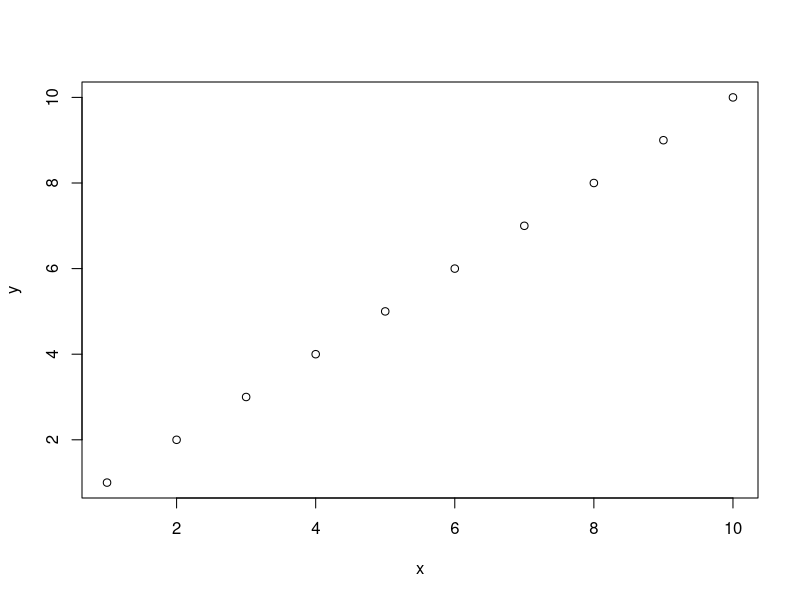
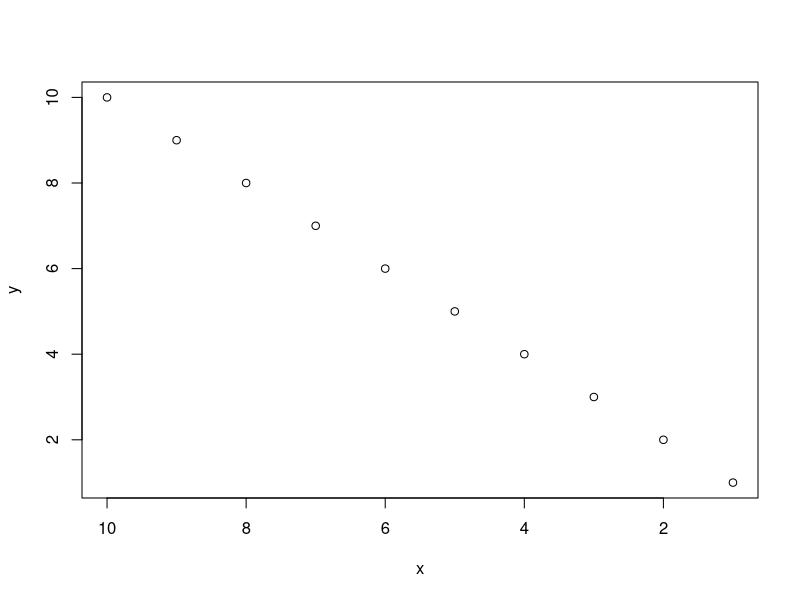
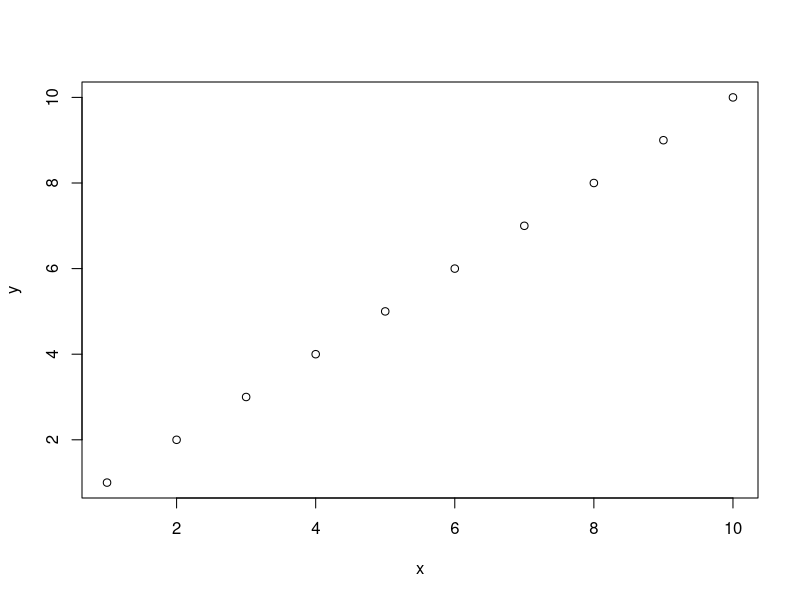
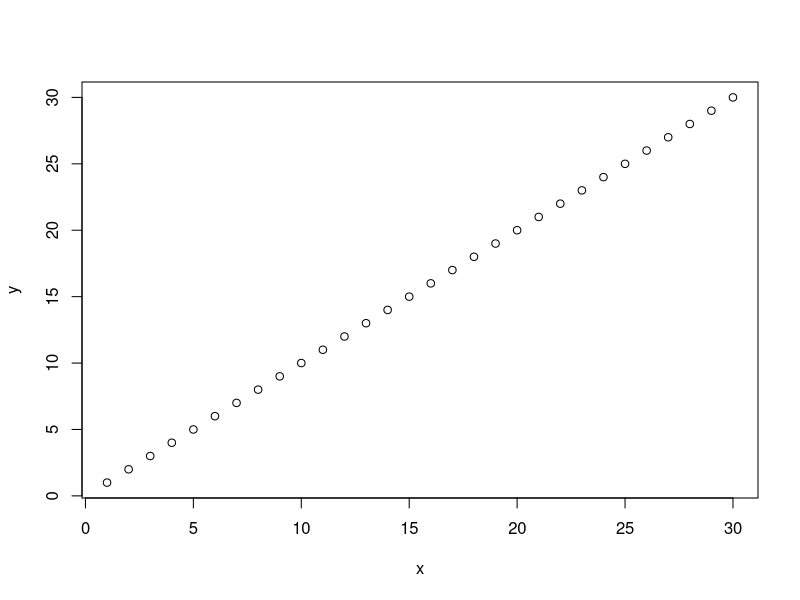
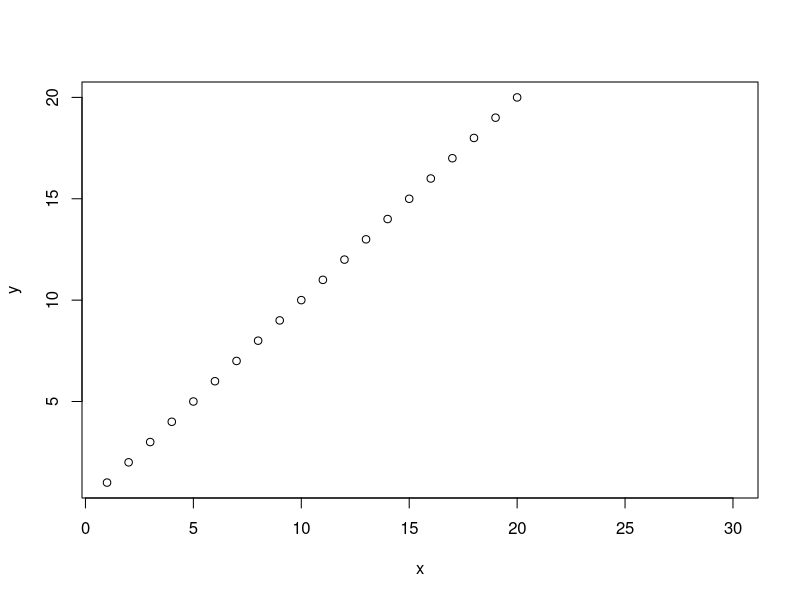

Generate these figures, in order, with R:
## ---- chunk 1
x<- 1:10
y<- 1:10
plot(x,y)
plot(x,y, xlim=c(10,1))
plot(x,y, xlim=c(1,10))

x<- 1:30
y<- 1:30
plot(x,y)
plot(x,y, ylim=c(1,20))

